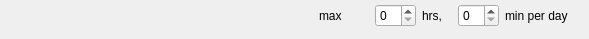
              <widget class="QWidget" name="widget_092" native="true">
               <widget class="QWidget" name="horizontalLayoutWidget_10">
                <property name="geometry">
                 <rect>
                  <x>9</x>
                  <y>1</y>
                  <width>571</width>
                  <height>29</height>
                 </rect>
                </property>
                <layout class="QHBoxLayout" name="horizontalLayout_11">
                 <item>
                  <spacer name="horizontalSpacer">
                   <property name="orientation">
                    <enum>Qt::Horizontal</enum>
                   </property>
                   <property name="sizeHint" stdset="0">
                    <size>
                     <width>40</width>
                     <height>20</height>
                    </size>
                   </property>
                  </spacer>
                 </item>
                 <item>
                  <widget class="QLabel" name="textLabel3_55">
                   <property name="minimumSize">
                    <size>
                     <width>50</width>
                     <height>0</height>
                    </size>
                   </property>
                   <property name="text">
                    <string>max</string>
                   </property>
                  </widget>
                 </item>
                 <item>
                  <widget class="QSpinBox" name="kcfg_App1maxDhr">
                   <property name="maximumSize">
                    <size>
                     <width>42</width>
                     <height>16777215</height>
                    </size>
                   </property>
                   <property name="toolTip">
                    <string>Time limit for this application to be active per day.</string>
                   </property>
                   <property name="maximum">
                    <number>23</number>
                   </property>
                  </widget>
                 </item>
                 <item>
                  <widget class="QLabel" name="textLabel332">
                   <property name="minimumSize">
                    <size>
                     <width>30</width>
                     <height>0</height>
                    </size>
                   </property>
                   <property name="maximumSize">
                    <size>
                     <width>50</width>
                     <height>16777215</height>
                    </size>
                   </property>
                   <property name="text">
                    <string>hrs,</string>
                   </property>
                  </widget>
                 </item>
                 <item>
                  <widget class="QSpinBox" name="kcfg_App1maxDmin">
                   <property name="maximumSize">
                    <size>
                     <width>42</width>
                     <height>16777215</height>
                    </size>
                   </property>
                   <property name="toolTip">
                    <string>Time limit for this application to be active per day.</string>
                   </property>
                   <property name="maximum">
                    <number>59</number>
                   </property>
                  </widget>
                 </item>
                 <item>
                  <widget class="QLabel" name="textLabel333">
                   <property name="minimumSize">
                    <size>
                     <width>75</width>
                     <height>0</height>
                    </size>
                   </property>
                   <property name="text">
                    <string>min per day</string>
                   </property>
                  </widget>
                 </item>
                </layout>
               </widget>
              </widget>
